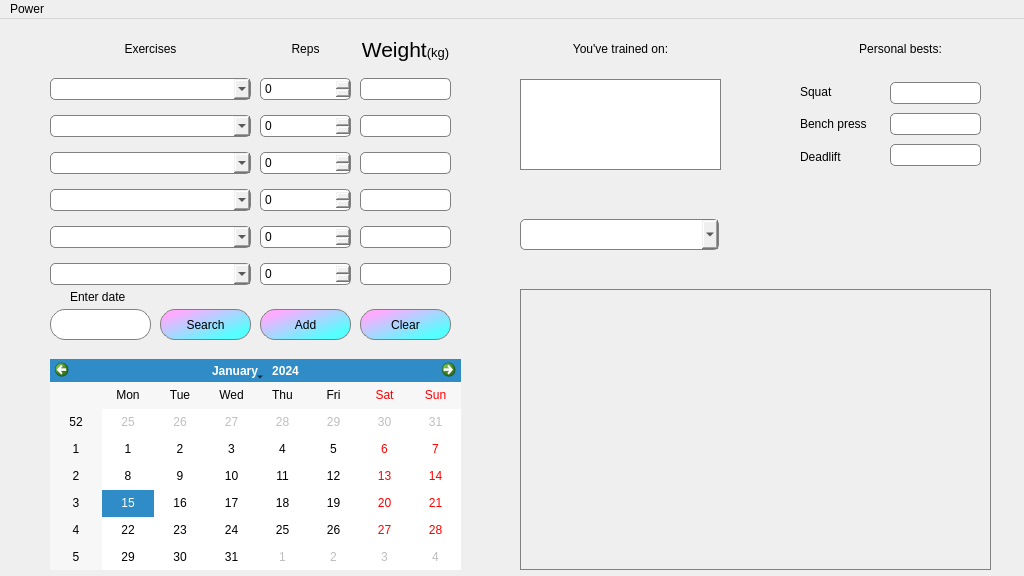
<?xml version="1.0" encoding="UTF-8"?>
<ui version="4.0">
 <class>MainWindow</class>
 <widget class="QMainWindow" name="MainWindow">
  <property name="geometry">
   <rect>
    <x>0</x>
    <y>0</y>
    <width>1024</width>
    <height>576</height>
   </rect>
  </property>
  <property name="windowTitle">
   <string>MainWindow</string>
  </property>
  <property name="styleSheet">
   <string notr="true"/>
  </property>
  <widget class="QWidget" name="centralwidget">
   <widget class="QWidget" name="verticalLayoutWidget">
    <property name="geometry">
     <rect>
      <x>50</x>
      <y>50</y>
      <width>201</width>
      <height>231</height>
     </rect>
    </property>
    <layout class="QVBoxLayout" name="verticalLayout">
     <item>
      <widget class="QComboBox" name="comboBox1">
       <property name="styleSheet">
        <string notr="true">font: 10pt &quot;Mongolian Baiti&quot;;
padding: 2px;
border-radius: 5px;border: 1px solid grey;

</string>
       </property>
      </widget>
     </item>
     <item>
      <widget class="QComboBox" name="comboBox2">
       <property name="styleSheet">
        <string notr="true">font: 10pt &quot;Mongolian Baiti&quot;;
padding: 2px
;border-radius: 5px;border: 1px solid grey</string>
       </property>
      </widget>
     </item>
     <item>
      <widget class="QComboBox" name="comboBox3">
       <property name="styleSheet">
        <string notr="true">font: 10pt &quot;Mongolian Baiti&quot;;
padding: 2px;border-radius: 5px;border: 1px solid grey</string>
       </property>
      </widget>
     </item>
     <item>
      <widget class="QComboBox" name="comboBox4">
       <property name="styleSheet">
        <string notr="true">font: 10pt &quot;Mongolian Baiti&quot;;
padding: 2px;border-radius: 5px;border: 1px solid grey</string>
       </property>
      </widget>
     </item>
     <item>
      <widget class="QComboBox" name="comboBox5">
       <property name="styleSheet">
        <string notr="true">font: 10pt &quot;Mongolian Baiti&quot;;
padding: 2px;border-radius: 5px;border: 1px solid grey</string>
       </property>
      </widget>
     </item>
     <item>
      <widget class="QComboBox" name="comboBox6">
       <property name="styleSheet">
        <string notr="true">font: 10pt &quot;Mongolian Baiti&quot;;
padding: 2px;border-radius: 5px;border: 1px solid grey</string>
       </property>
      </widget>
     </item>
    </layout>
   </widget>
   <widget class="QWidget" name="verticalLayoutWidget_2">
    <property name="geometry">
     <rect>
      <x>260</x>
      <y>50</y>
      <width>91</width>
      <height>231</height>
     </rect>
    </property>
    <layout class="QVBoxLayout" name="verticalLayout_2">
     <item>
      <widget class="QSpinBox" name="spinBox1">
       <property name="styleSheet">
        <string notr="true">padding: 2px;
font: 10pt &quot;Mongolian Baiti&quot;;border-radius: 5px;border: 1px solid grey</string>
       </property>
      </widget>
     </item>
     <item>
      <widget class="QSpinBox" name="spinBox2">
       <property name="styleSheet">
        <string notr="true">font: 10pt &quot;Mongolian Baiti&quot;;
padding: 2px;border-radius: 5px;border: 1px solid grey</string>
       </property>
      </widget>
     </item>
     <item>
      <widget class="QSpinBox" name="spinBox3">
       <property name="styleSheet">
        <string notr="true">font: 10pt &quot;Mongolian Baiti&quot;;
padding: 2px;border-radius: 5px;border: 1px solid grey</string>
       </property>
      </widget>
     </item>
     <item>
      <widget class="QSpinBox" name="spinBox4">
       <property name="styleSheet">
        <string notr="true">font: 10pt &quot;Mongolian Baiti&quot;;
padding: 2px;border-radius: 5px;border: 1px solid grey</string>
       </property>
      </widget>
     </item>
     <item>
      <widget class="QSpinBox" name="spinBox5">
       <property name="styleSheet">
        <string notr="true">font: 10pt &quot;Mongolian Baiti&quot;;
padding: 2px;border-radius: 5px;border: 1px solid grey</string>
       </property>
      </widget>
     </item>
     <item>
      <widget class="QSpinBox" name="spinBox6">
       <property name="styleSheet">
        <string notr="true">font: 10pt &quot;Mongolian Baiti&quot;;
padding: 2px;border-radius: 5px;border: 1px solid grey</string>
       </property>
      </widget>
     </item>
    </layout>
   </widget>
   <widget class="QWidget" name="verticalLayoutWidget_3">
    <property name="geometry">
     <rect>
      <x>360</x>
      <y>50</y>
      <width>91</width>
      <height>231</height>
     </rect>
    </property>
    <layout class="QVBoxLayout" name="verticalLayout_3">
     <item>
      <widget class="QLineEdit" name="lineEdit1">
       <property name="styleSheet">
        <string notr="true">font: 10pt &quot;Mongolian Baiti&quot;;
padding: 2px;border-radius: 5px;border: 1px solid grey</string>
       </property>
      </widget>
     </item>
     <item>
      <widget class="QLineEdit" name="lineEdit2">
       <property name="styleSheet">
        <string notr="true">font: 10pt &quot;Mongolian Baiti&quot;;
padding: 2px;border-radius: 5px;border: 1px solid grey</string>
       </property>
      </widget>
     </item>
     <item>
      <widget class="QLineEdit" name="lineEdit3">
       <property name="styleSheet">
        <string notr="true">font: 10pt &quot;Mongolian Baiti&quot;;
padding: 2px;border-radius: 5px;border: 1px solid grey</string>
       </property>
      </widget>
     </item>
     <item>
      <widget class="QLineEdit" name="lineEdit4">
       <property name="styleSheet">
        <string notr="true">font: 10pt &quot;Mongolian Baiti&quot;;
padding: 2px;border-radius: 5px;border: 1px solid grey</string>
       </property>
      </widget>
     </item>
     <item>
      <widget class="QLineEdit" name="lineEdit5">
       <property name="styleSheet">
        <string notr="true">font: 10pt &quot;Mongolian Baiti&quot;;
padding: 2px;border-radius: 5px;border: 1px solid grey</string>
       </property>
      </widget>
     </item>
     <item>
      <widget class="QLineEdit" name="lineEdit6">
       <property name="styleSheet">
        <string notr="true">font: 10pt &quot;Mongolian Baiti&quot;;
padding: 2px;border-radius: 5px;border: 1px solid grey</string>
       </property>
      </widget>
     </item>
    </layout>
   </widget>
   <widget class="QLabel" name="label">
    <property name="geometry">
     <rect>
      <x>50</x>
      <y>10</y>
      <width>201</width>
      <height>41</height>
     </rect>
    </property>
    <property name="styleSheet">
     <string notr="true">font: 16pt &quot;Mongolian Baiti&quot;;
background-color: rgba(0,0,0,0%);
color:black;
outline:2px black;
</string>
    </property>
    <property name="text">
     <string>&lt;html&gt;&lt;head/&gt;&lt;body&gt;&lt;p align=&quot;center&quot;&gt;Exercises&lt;/p&gt;&lt;/body&gt;&lt;/html&gt;</string>
    </property>
   </widget>
   <widget class="QLabel" name="label_2">
    <property name="geometry">
     <rect>
      <x>260</x>
      <y>10</y>
      <width>91</width>
      <height>41</height>
     </rect>
    </property>
    <property name="styleSheet">
     <string notr="true">font: 16pt &quot;Mongolian Baiti&quot;;
background-color: rgba(0,0,0,0%);
color:black;
outline:2px black;
</string>
    </property>
    <property name="text">
     <string>&lt;html&gt;&lt;head/&gt;&lt;body&gt;&lt;p align=&quot;center&quot;&gt;Reps&lt;/p&gt;&lt;/body&gt;&lt;/html&gt;</string>
    </property>
   </widget>
   <widget class="QWidget" name="widget" native="true">
    <property name="geometry">
     <rect>
      <x>0</x>
      <y>0</y>
      <width>1031</width>
      <height>581</height>
     </rect>
    </property>
    <property name="maximumSize">
     <size>
      <width>1101</width>
      <height>771</height>
     </size>
    </property>
    <property name="styleSheet">
     <string notr="true">QWidget#widget{
background-color:qlineargradient(spread:pad, x1:0.108, y1:0.170455, x2:0.795, y2:0.835, stop:0 rgba(85, 255, 255, 255), stop:0.994318 rgba(255, 170, 255, 255));};</string>
    </property>
    <widget class="QCalendarWidget" name="calendarWidget">
     <property name="geometry">
      <rect>
       <x>50</x>
       <y>340</y>
       <width>411</width>
       <height>211</height>
      </rect>
     </property>
     <property name="styleSheet">
      <string notr="true">font: 10pt &quot;Mongolian Baiti&quot;;
</string>
     </property>
    </widget>
    <widget class="QPushButton" name="Button_add">
     <property name="geometry">
      <rect>
       <x>260</x>
       <y>290</y>
       <width>91</width>
       <height>31</height>
      </rect>
     </property>
     <property name="styleSheet">
      <string notr="true">font: 12pt &quot;Mongolian Baiti&quot;;
border-style: outset;
border-width: 3px;
border-radius: 15px;
border: 1px solid grey;
padding: 6px;
background-color:qlineargradient(spread:pad, x1:0.108, y1:0.170455, x2:0.795, y2:0.835, stop:0 rgba(255, 170, 255, 255), stop:1 rgba(85, 255, 255, 255));</string>
     </property>
     <property name="text">
      <string>Add</string>
     </property>
    </widget>
    <widget class="QLineEdit" name="lineEdit_date">
     <property name="geometry">
      <rect>
       <x>50</x>
       <y>290</y>
       <width>101</width>
       <height>31</height>
      </rect>
     </property>
     <property name="styleSheet">
      <string notr="true">font: 12pt &quot;Mongolian Baiti&quot;;
border-style: outset;
border-width: 3px;
border-radius: 15px;
border: 1px solid grey;
padding: 6px;
text-align: center;</string>
     </property>
    </widget>
    <widget class="QLabel" name="label_username">
     <property name="geometry">
      <rect>
       <x>70</x>
       <y>270</y>
       <width>61</width>
       <height>16</height>
      </rect>
     </property>
     <property name="styleSheet">
      <string notr="true">font: 10pt &quot;Mongolian Baiti&quot;;
background-color: rgba(0,0,0,0%);
color:black;
outline:2px black;
</string>
     </property>
     <property name="text">
      <string>Enter date</string>
     </property>
    </widget>
    <widget class="QPushButton" name="Button_search">
     <property name="geometry">
      <rect>
       <x>160</x>
       <y>290</y>
       <width>91</width>
       <height>31</height>
      </rect>
     </property>
     <property name="styleSheet">
      <string notr="true">font: 12pt &quot;Mongolian Baiti&quot;;
border-style: outset;
border-width: 3px;
border-radius: 15px;
border: 1px solid grey;
padding: 6px;
background-color:qlineargradient(spread:pad, x1:0.108, y1:0.170455, x2:0.795, y2:0.835, stop:0 rgba(255, 170, 255, 255), stop:1 rgba(85, 255, 255, 255));</string>
     </property>
     <property name="text">
      <string>Search</string>
     </property>
    </widget>
    <widget class="QPushButton" name="Button_clear">
     <property name="geometry">
      <rect>
       <x>360</x>
       <y>290</y>
       <width>91</width>
       <height>31</height>
      </rect>
     </property>
     <property name="styleSheet">
      <string notr="true">font: 12pt &quot;Mongolian Baiti&quot;;
border-style: outset;
border-width: 3px;
border-radius: 15px;
border: 1px solid grey;
padding: 6px;
background-color:qlineargradient(spread:pad, x1:0.108, y1:0.170455, x2:0.795, y2:0.835, stop:0 rgba(255, 170, 255, 255), stop:1 rgba(85, 255, 255, 255));</string>
     </property>
     <property name="text">
      <string>Clear</string>
     </property>
    </widget>
    <widget class="QListWidget" name="listWidget">
     <property name="geometry">
      <rect>
       <x>520</x>
       <y>60</y>
       <width>201</width>
       <height>91</height>
      </rect>
     </property>
     <property name="styleSheet">
      <string notr="true">;font: 12pt &quot;Mongolian Baiti&quot;;
text-align: center;
border: 1px solid grey;
</string>
     </property>
    </widget>
    <widget class="QComboBox" name="comboBox7">
     <property name="geometry">
      <rect>
       <x>520</x>
       <y>200</y>
       <width>199</width>
       <height>31</height>
      </rect>
     </property>
     <property name="styleSheet">
      <string notr="true">font: 10pt &quot;Mongolian Baiti&quot;;
padding: 2px;
border-radius: 5px;border: 1px solid grey
</string>
     </property>
    </widget>
    <widget class="QLabel" name="label_list">
     <property name="geometry">
      <rect>
       <x>520</x>
       <y>10</y>
       <width>201</width>
       <height>41</height>
      </rect>
     </property>
     <property name="styleSheet">
      <string notr="true">font: 16pt &quot;Mongolian Baiti&quot;;
background-color: rgba(0,0,0,0%);
color:black;
outline:2px black;
</string>
     </property>
     <property name="text">
      <string>&lt;html&gt;&lt;head/&gt;&lt;body&gt;&lt;p align=&quot;center&quot;&gt;You've trained on:&lt;/p&gt;&lt;/body&gt;&lt;/html&gt;</string>
     </property>
    </widget>
    <widget class="QLabel" name="label_3">
     <property name="geometry">
      <rect>
       <x>360</x>
       <y>10</y>
       <width>91</width>
       <height>41</height>
      </rect>
     </property>
     <property name="styleSheet">
      <string notr="true">font: 15pt &quot;Mongolian Baiti&quot;;
background-color: rgba(0,0,0,0%);
color:black;
outline:2px black;
</string>
     </property>
     <property name="text">
      <string>&lt;html&gt;&lt;head/&gt;&lt;body&gt;&lt;p align=&quot;center&quot;&gt;&lt;span style=&quot; font-size:16pt;&quot;&gt;Weight&lt;/span&gt;&lt;span style=&quot; font-size:10pt;&quot;&gt;(kg)&lt;/span&gt;&lt;/p&gt;&lt;/body&gt;&lt;/html&gt;</string>
     </property>
    </widget>
    <widget class="QLabel" name="label_4">
     <property name="geometry">
      <rect>
       <x>810</x>
       <y>60</y>
       <width>47</width>
       <height>13</height>
      </rect>
     </property>
     <property name="text">
      <string/>
     </property>
    </widget>
    <widget class="QLabel" name="label_list_2">
     <property name="geometry">
      <rect>
       <x>800</x>
       <y>10</y>
       <width>201</width>
       <height>41</height>
      </rect>
     </property>
     <property name="styleSheet">
      <string notr="true">font: 16pt &quot;Mongolian Baiti&quot;;
background-color: rgba(0,0,0,0%);
color:black;
outline:2px black;
</string>
     </property>
     <property name="text">
      <string>&lt;html&gt;&lt;head/&gt;&lt;body&gt;&lt;p align=&quot;center&quot;&gt;Personal bests:&lt;/p&gt;&lt;/body&gt;&lt;/html&gt;</string>
     </property>
    </widget>
    <widget class="QLabel" name="label_5">
     <property name="geometry">
      <rect>
       <x>780</x>
       <y>60</y>
       <width>47</width>
       <height>13</height>
      </rect>
     </property>
     <property name="text">
      <string/>
     </property>
    </widget>
    <widget class="QWidget" name="verticalLayoutWidget_4">
     <property name="geometry">
      <rect>
       <x>890</x>
       <y>60</y>
       <width>91</width>
       <height>91</height>
      </rect>
     </property>
     <layout class="QVBoxLayout" name="verticalLayout_4">
      <item>
       <widget class="QLineEdit" name="lineEdit_pbSquat">
        <property name="styleSheet">
         <string notr="true">font: 12pt &quot;Mongolian Baiti&quot;;
padding: 2px;
border-radius: 5px;
border: 1px solid grey;</string>
        </property>
       </widget>
      </item>
      <item>
       <widget class="QLineEdit" name="lineEdit_pbBench">
        <property name="styleSheet">
         <string notr="true">font: 12pt &quot;Mongolian Baiti&quot;;
padding: 2px;
border-radius: 5px;
border: 1px solid grey;</string>
        </property>
       </widget>
      </item>
      <item>
       <widget class="QLineEdit" name="lineEdit_pbDeadlift">
        <property name="styleSheet">
         <string notr="true">font: 12pt &quot;Mongolian Baiti&quot;;
padding: 2px;
border-radius: 5px;
border: 1px solid grey;</string>
        </property>
       </widget>
      </item>
     </layout>
    </widget>
    <widget class="QWidget" name="verticalLayoutWidget_5">
     <property name="geometry">
      <rect>
       <x>800</x>
       <y>60</y>
       <width>91</width>
       <height>91</height>
      </rect>
     </property>
     <layout class="QVBoxLayout" name="verticalLayout_5">
      <item>
       <widget class="QLabel" name="label_list_3">
        <property name="styleSheet">
         <string notr="true">font: 12pt &quot;Mongolian Baiti&quot;;
background-color: rgba(0,0,0,0%);
color:black;
outline:2px black;
</string>
        </property>
        <property name="text">
         <string>&lt;html&gt;&lt;head/&gt;&lt;body&gt;&lt;p&gt;Squat &lt;/p&gt;&lt;/body&gt;&lt;/html&gt;</string>
        </property>
       </widget>
      </item>
      <item>
       <widget class="QLabel" name="label_list_4">
        <property name="styleSheet">
         <string notr="true">font: 12pt &quot;Mongolian Baiti&quot;;
background-color: rgba(0,0,0,0%);
color:black;
outline:2px black;
</string>
        </property>
        <property name="text">
         <string>&lt;html&gt;&lt;head/&gt;&lt;body&gt;&lt;p&gt;Bench press &lt;/p&gt;&lt;/body&gt;&lt;/html&gt;</string>
        </property>
       </widget>
      </item>
      <item>
       <widget class="QLabel" name="label_list_5">
        <property name="styleSheet">
         <string notr="true">font: 12pt &quot;Mongolian Baiti&quot;;
background-color: rgba(0,0,0,0%);
color:black;
outline:2px black;
</string>
        </property>
        <property name="text">
         <string>&lt;html&gt;&lt;head/&gt;&lt;body&gt;&lt;p&gt;Deadlift &lt;/p&gt;&lt;/body&gt;&lt;/html&gt;</string>
        </property>
       </widget>
      </item>
     </layout>
    </widget>
    <widget class="PlotWidget" name="graphWidget" native="true">
     <property name="geometry">
      <rect>
       <x>520</x>
       <y>270</y>
       <width>471</width>
       <height>281</height>
      </rect>
     </property>
     <property name="styleSheet">
      <string notr="true">border: 1px solid grey;</string>
     </property>
    </widget>
    <widget class="QLabel" name="label_plot">
     <property name="geometry">
      <rect>
       <x>810</x>
       <y>200</y>
       <width>191</width>
       <height>31</height>
      </rect>
     </property>
     <property name="styleSheet">
      <string notr="true">font: 12pt &quot;Mongolian Baiti&quot;;
background-color: rgba(0,0,0,0%);
color:black;
outline:2px black;
</string>
     </property>
     <property name="text">
      <string/>
     </property>
    </widget>
   </widget>
   <zorder>widget</zorder>
   <zorder>verticalLayoutWidget</zorder>
   <zorder>verticalLayoutWidget_2</zorder>
   <zorder>verticalLayoutWidget_3</zorder>
   <zorder>label</zorder>
   <zorder>label_2</zorder>
  </widget>
  <widget class="QMenuBar" name="menuBar">
   <property name="geometry">
    <rect>
     <x>0</x>
     <y>0</y>
     <width>1024</width>
     <height>21</height>
    </rect>
   </property>
   <widget class="QMenu" name="menuPower">
    <property name="title">
     <string>Power</string>
    </property>
    <addaction name="actionLog_out"/>
    <addaction name="actionClose"/>
   </widget>
   <addaction name="menuPower"/>
  </widget>
  <action name="actionLog_out">
   <property name="text">
    <string>Log out</string>
   </property>
  </action>
  <action name="actionClose">
   <property name="text">
    <string>Close</string>
   </property>
  </action>
 </widget>
 <customwidgets>
  <customwidget>
   <class>PlotWidget</class>
   <extends>QWidget</extends>
   <header>pyqtgraph</header>
   <container>1</container>
  </customwidget>
 </customwidgets>
 <resources/>
 <connections/>
</ui>
